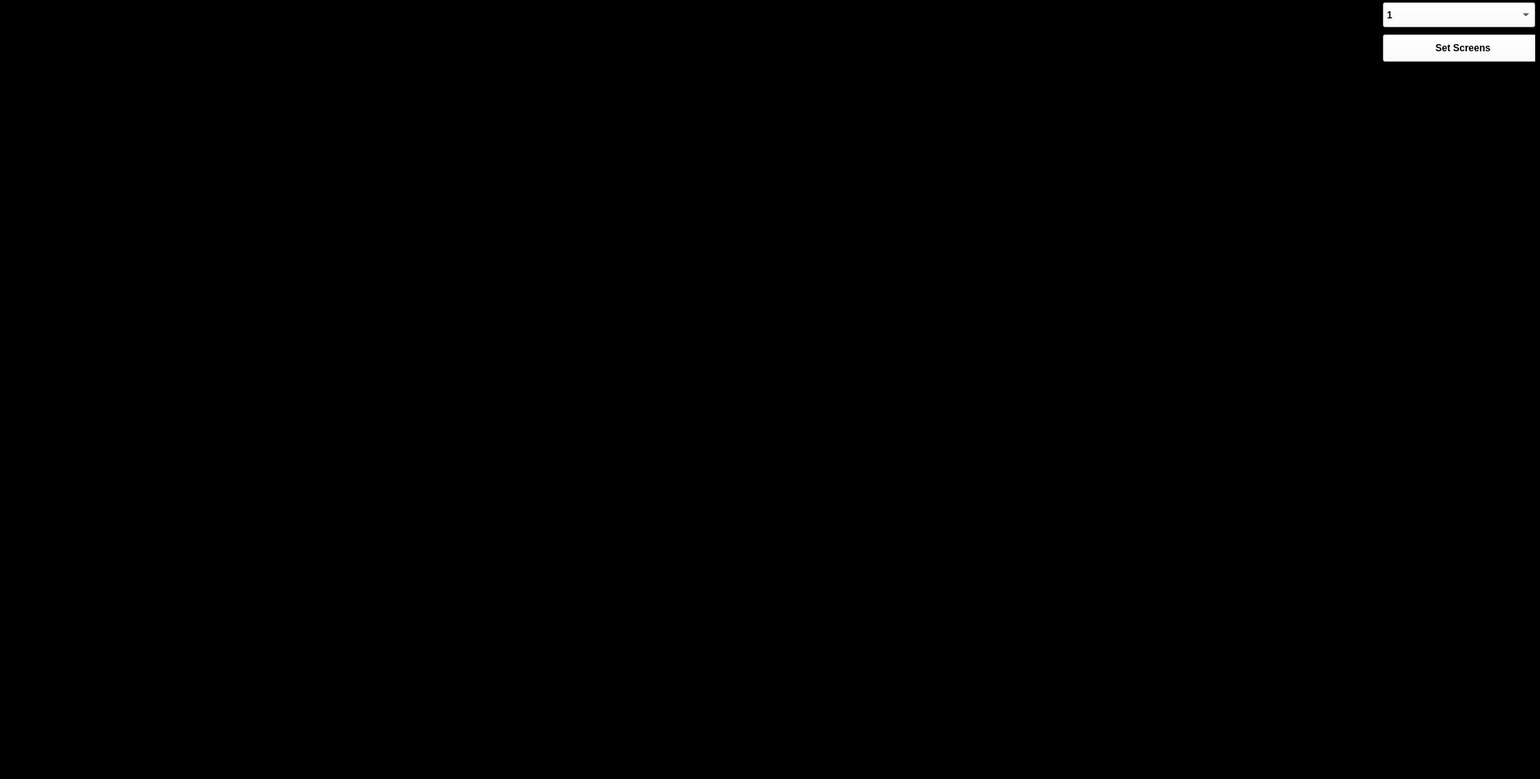
<?xml version="1.0" encoding="UTF-8"?>
<ui version="4.0">
 <class>MainWindow</class>
 <widget class="QMainWindow" name="MainWindow">
  <property name="geometry">
   <rect>
    <x>0</x>
    <y>0</y>
    <width>1921</width>
    <height>972</height>
   </rect>
  </property>
  <property name="minimumSize">
   <size>
    <width>800</width>
    <height>0</height>
   </size>
  </property>
  <property name="windowTitle">
   <string>MainWindow</string>
  </property>
  <property name="styleSheet">
   <string notr="true">background-color:black</string>
  </property>
  <widget class="QWidget" name="centralwidget">
   <property name="sizePolicy">
    <sizepolicy hsizetype="Ignored" vsizetype="Ignored">
     <horstretch>0</horstretch>
     <verstretch>0</verstretch>
    </sizepolicy>
   </property>
   <layout class="QHBoxLayout" name="horizontalLayout">
    <property name="spacing">
     <number>0</number>
    </property>
    <property name="leftMargin">
     <number>0</number>
    </property>
    <property name="topMargin">
     <number>0</number>
    </property>
    <property name="rightMargin">
     <number>0</number>
    </property>
    <property name="bottomMargin">
     <number>0</number>
    </property>
    <item>
     <widget class="QWidget" name="widget" native="true">
      <property name="sizePolicy">
       <sizepolicy hsizetype="Ignored" vsizetype="Ignored">
        <horstretch>0</horstretch>
        <verstretch>0</verstretch>
       </sizepolicy>
      </property>
      <property name="maximumSize">
       <size>
        <width>1910</width>
        <height>965</height>
       </size>
      </property>
      <property name="styleSheet">
       <string notr="true">background-color:black</string>
      </property>
      <layout class="QGridLayout" name="gridLayout">
       <property name="leftMargin">
        <number>0</number>
       </property>
       <property name="topMargin">
        <number>0</number>
       </property>
       <property name="rightMargin">
        <number>0</number>
       </property>
       <property name="bottomMargin">
        <number>0</number>
       </property>
       <property name="spacing">
        <number>0</number>
       </property>
       <item row="0" column="0">
        <widget class="QFrame" name="screen_frame_1">
         <property name="minimumSize">
          <size>
           <width>0</width>
           <height>0</height>
          </size>
         </property>
         <property name="layoutDirection">
          <enum>Qt::LeftToRight</enum>
         </property>
         <property name="frameShape">
          <enum>QFrame::StyledPanel</enum>
         </property>
         <property name="frameShadow">
          <enum>QFrame::Raised</enum>
         </property>
         <layout class="QVBoxLayout" name="verticalLayout">
          <property name="spacing">
           <number>1</number>
          </property>
          <property name="leftMargin">
           <number>0</number>
          </property>
          <property name="topMargin">
           <number>0</number>
          </property>
          <property name="rightMargin">
           <number>0</number>
          </property>
          <property name="bottomMargin">
           <number>0</number>
          </property>
          <item>
           <widget class="QLabel" name="screen_1">
            <property name="sizePolicy">
             <sizepolicy hsizetype="Preferred" vsizetype="Preferred">
              <horstretch>0</horstretch>
              <verstretch>0</verstretch>
             </sizepolicy>
            </property>
            <property name="minimumSize">
             <size>
              <width>0</width>
              <height>0</height>
             </size>
            </property>
            <property name="maximumSize">
             <size>
              <width>16777215</width>
              <height>16777215</height>
             </size>
            </property>
            <property name="layoutDirection">
             <enum>Qt::LeftToRight</enum>
            </property>
            <property name="styleSheet">
             <string notr="true">background-color:black</string>
            </property>
            <property name="lineWidth">
             <number>1</number>
            </property>
            <property name="text">
             <string/>
            </property>
            <property name="scaledContents">
             <bool>true</bool>
            </property>
            <property name="alignment">
             <set>Qt::AlignCenter</set>
            </property>
           </widget>
          </item>
          <item>
           <widget class="QLabel" name="screen_3">
            <property name="sizePolicy">
             <sizepolicy hsizetype="Preferred" vsizetype="Preferred">
              <horstretch>0</horstretch>
              <verstretch>0</verstretch>
             </sizepolicy>
            </property>
            <property name="styleSheet">
             <string notr="true">background-color:black</string>
            </property>
            <property name="text">
             <string/>
            </property>
            <property name="scaledContents">
             <bool>true</bool>
            </property>
            <property name="alignment">
             <set>Qt::AlignCenter</set>
            </property>
           </widget>
          </item>
         </layout>
        </widget>
       </item>
       <item row="0" column="1">
        <widget class="QFrame" name="screen_frame_2">
         <property name="minimumSize">
          <size>
           <width>0</width>
           <height>0</height>
          </size>
         </property>
         <property name="maximumSize">
          <size>
           <width>16777215</width>
           <height>16777215</height>
          </size>
         </property>
         <property name="layoutDirection">
          <enum>Qt::RightToLeft</enum>
         </property>
         <property name="frameShape">
          <enum>QFrame::StyledPanel</enum>
         </property>
         <property name="frameShadow">
          <enum>QFrame::Raised</enum>
         </property>
         <layout class="QVBoxLayout" name="verticalLayout_2">
          <property name="spacing">
           <number>1</number>
          </property>
          <property name="leftMargin">
           <number>0</number>
          </property>
          <property name="topMargin">
           <number>0</number>
          </property>
          <property name="rightMargin">
           <number>0</number>
          </property>
          <property name="bottomMargin">
           <number>0</number>
          </property>
          <item>
           <widget class="QLabel" name="screen_2">
            <property name="enabled">
             <bool>true</bool>
            </property>
            <property name="sizePolicy">
             <sizepolicy hsizetype="Preferred" vsizetype="Preferred">
              <horstretch>0</horstretch>
              <verstretch>0</verstretch>
             </sizepolicy>
            </property>
            <property name="minimumSize">
             <size>
              <width>0</width>
              <height>0</height>
             </size>
            </property>
            <property name="maximumSize">
             <size>
              <width>16777215</width>
              <height>16777215</height>
             </size>
            </property>
            <property name="layoutDirection">
             <enum>Qt::LeftToRight</enum>
            </property>
            <property name="styleSheet">
             <string notr="true">background-color:black</string>
            </property>
            <property name="text">
             <string/>
            </property>
            <property name="scaledContents">
             <bool>true</bool>
            </property>
            <property name="alignment">
             <set>Qt::AlignCenter</set>
            </property>
           </widget>
          </item>
          <item>
           <widget class="QLabel" name="screen_4">
            <property name="sizePolicy">
             <sizepolicy hsizetype="Preferred" vsizetype="Preferred">
              <horstretch>0</horstretch>
              <verstretch>0</verstretch>
             </sizepolicy>
            </property>
            <property name="layoutDirection">
             <enum>Qt::LeftToRight</enum>
            </property>
            <property name="styleSheet">
             <string notr="true">background-color:black</string>
            </property>
            <property name="text">
             <string/>
            </property>
            <property name="scaledContents">
             <bool>true</bool>
            </property>
            <property name="alignment">
             <set>Qt::AlignCenter</set>
            </property>
           </widget>
          </item>
         </layout>
        </widget>
       </item>
       <item row="0" column="3">
        <widget class="QFrame" name="screen_frame_4">
         <property name="minimumSize">
          <size>
           <width>0</width>
           <height>0</height>
          </size>
         </property>
         <property name="frameShape">
          <enum>QFrame::StyledPanel</enum>
         </property>
         <property name="frameShadow">
          <enum>QFrame::Raised</enum>
         </property>
         <layout class="QVBoxLayout" name="verticalLayout_4">
          <property name="spacing">
           <number>1</number>
          </property>
          <property name="leftMargin">
           <number>0</number>
          </property>
          <property name="topMargin">
           <number>0</number>
          </property>
          <property name="rightMargin">
           <number>0</number>
          </property>
          <property name="bottomMargin">
           <number>0</number>
          </property>
          <item>
           <widget class="QLabel" name="screen_7">
            <property name="sizePolicy">
             <sizepolicy hsizetype="Preferred" vsizetype="Preferred">
              <horstretch>0</horstretch>
              <verstretch>0</verstretch>
             </sizepolicy>
            </property>
            <property name="minimumSize">
             <size>
              <width>0</width>
              <height>0</height>
             </size>
            </property>
            <property name="styleSheet">
             <string notr="true">background-color:black</string>
            </property>
            <property name="text">
             <string/>
            </property>
            <property name="scaledContents">
             <bool>true</bool>
            </property>
            <property name="alignment">
             <set>Qt::AlignCenter</set>
            </property>
           </widget>
          </item>
          <item>
           <widget class="QLabel" name="screen_8">
            <property name="sizePolicy">
             <sizepolicy hsizetype="Preferred" vsizetype="Preferred">
              <horstretch>0</horstretch>
              <verstretch>0</verstretch>
             </sizepolicy>
            </property>
            <property name="minimumSize">
             <size>
              <width>0</width>
              <height>0</height>
             </size>
            </property>
            <property name="styleSheet">
             <string notr="true">background-color:black</string>
            </property>
            <property name="text">
             <string/>
            </property>
            <property name="scaledContents">
             <bool>true</bool>
            </property>
            <property name="alignment">
             <set>Qt::AlignCenter</set>
            </property>
           </widget>
          </item>
         </layout>
        </widget>
       </item>
       <item row="0" column="2">
        <widget class="QFrame" name="screen_frame_3">
         <property name="minimumSize">
          <size>
           <width>0</width>
           <height>0</height>
          </size>
         </property>
         <property name="maximumSize">
          <size>
           <width>16777215</width>
           <height>16777215</height>
          </size>
         </property>
         <property name="frameShape">
          <enum>QFrame::StyledPanel</enum>
         </property>
         <property name="frameShadow">
          <enum>QFrame::Raised</enum>
         </property>
         <layout class="QVBoxLayout" name="verticalLayout_3">
          <property name="spacing">
           <number>1</number>
          </property>
          <property name="leftMargin">
           <number>0</number>
          </property>
          <property name="topMargin">
           <number>0</number>
          </property>
          <property name="rightMargin">
           <number>0</number>
          </property>
          <property name="bottomMargin">
           <number>0</number>
          </property>
          <item>
           <widget class="QLabel" name="screen_5">
            <property name="sizePolicy">
             <sizepolicy hsizetype="Preferred" vsizetype="Preferred">
              <horstretch>0</horstretch>
              <verstretch>0</verstretch>
             </sizepolicy>
            </property>
            <property name="minimumSize">
             <size>
              <width>0</width>
              <height>0</height>
             </size>
            </property>
            <property name="maximumSize">
             <size>
              <width>16777215</width>
              <height>16777215</height>
             </size>
            </property>
            <property name="styleSheet">
             <string notr="true">background-color:black</string>
            </property>
            <property name="text">
             <string/>
            </property>
            <property name="scaledContents">
             <bool>true</bool>
            </property>
            <property name="alignment">
             <set>Qt::AlignCenter</set>
            </property>
           </widget>
          </item>
          <item>
           <widget class="QLabel" name="screen_6">
            <property name="sizePolicy">
             <sizepolicy hsizetype="Preferred" vsizetype="Preferred">
              <horstretch>0</horstretch>
              <verstretch>0</verstretch>
             </sizepolicy>
            </property>
            <property name="minimumSize">
             <size>
              <width>0</width>
              <height>0</height>
             </size>
            </property>
            <property name="maximumSize">
             <size>
              <width>16777215</width>
              <height>16777215</height>
             </size>
            </property>
            <property name="styleSheet">
             <string notr="true">background-color:black</string>
            </property>
            <property name="text">
             <string/>
            </property>
            <property name="scaledContents">
             <bool>true</bool>
            </property>
            <property name="alignment">
             <set>Qt::AlignCenter</set>
            </property>
           </widget>
          </item>
         </layout>
        </widget>
       </item>
       <item row="0" column="4">
        <widget class="QFrame" name="tool_bar">
         <property name="minimumSize">
          <size>
           <width>200</width>
           <height>0</height>
          </size>
         </property>
         <property name="maximumSize">
          <size>
           <width>200</width>
           <height>1000</height>
          </size>
         </property>
         <property name="styleSheet">
          <string notr="true">background-color:black</string>
         </property>
         <property name="frameShape">
          <enum>QFrame::StyledPanel</enum>
         </property>
         <property name="frameShadow">
          <enum>QFrame::Raised</enum>
         </property>
         <widget class="QComboBox" name="comboBox">
          <property name="geometry">
           <rect>
            <x>10</x>
            <y>0</y>
            <width>190</width>
            <height>31</height>
           </rect>
          </property>
          <property name="sizePolicy">
           <sizepolicy hsizetype="Preferred" vsizetype="Preferred">
            <horstretch>0</horstretch>
            <verstretch>0</verstretch>
           </sizepolicy>
          </property>
          <property name="minimumSize">
           <size>
            <width>180</width>
            <height>31</height>
           </size>
          </property>
          <property name="font">
           <font>
            <weight>75</weight>
            <bold>true</bold>
           </font>
          </property>
          <property name="styleSheet">
           <string notr="true">background-color:white</string>
          </property>
          <property name="maxVisibleItems">
           <number>8</number>
          </property>
          <item>
           <property name="text">
            <string>1</string>
           </property>
          </item>
          <item>
           <property name="text">
            <string>2</string>
           </property>
          </item>
          <item>
           <property name="text">
            <string>3</string>
           </property>
          </item>
          <item>
           <property name="text">
            <string>4</string>
           </property>
          </item>
          <item>
           <property name="text">
            <string>5</string>
           </property>
          </item>
          <item>
           <property name="text">
            <string>6</string>
           </property>
          </item>
          <item>
           <property name="text">
            <string>7</string>
           </property>
          </item>
          <item>
           <property name="text">
            <string>8</string>
           </property>
          </item>
         </widget>
         <widget class="QPushButton" name="pushButton">
          <property name="geometry">
           <rect>
            <x>10</x>
            <y>40</y>
            <width>200</width>
            <height>34</height>
           </rect>
          </property>
          <property name="minimumSize">
           <size>
            <width>200</width>
            <height>31</height>
           </size>
          </property>
          <property name="font">
           <font>
            <weight>75</weight>
            <bold>true</bold>
           </font>
          </property>
          <property name="styleSheet">
           <string notr="true">background-color:white</string>
          </property>
          <property name="text">
           <string>Set Screens</string>
          </property>
         </widget>
        </widget>
       </item>
      </layout>
     </widget>
    </item>
   </layout>
  </widget>
 </widget>
 <resources/>
 <connections/>
</ui>
